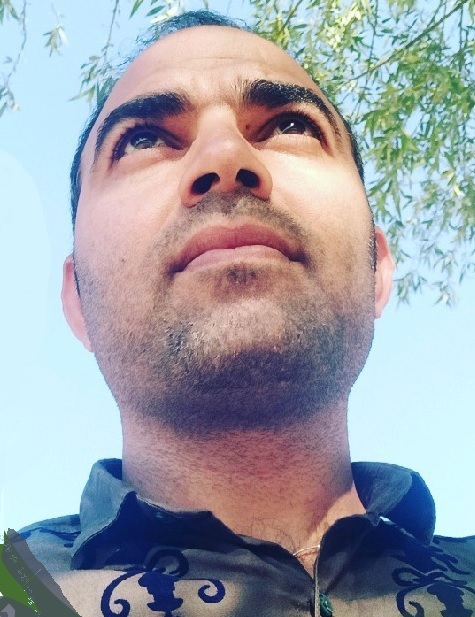
#> input picture images/Vehid.jpg, 475 x 617 px
$ python -i segmentation.py   (imports and definitions only)
#> lines starting #> are read from the running program, lines starting #| are printed output that depends on the picture; after the words box and inside, x2 and y2 are one past the last pixel; in counts of white or black regions, pixels touching at a corner belong together
#> further down, picture is the input picture: shape (617, 475, 3); mean B, G, R 168.7, 160.2, 157.4
import numpy as np
import cv2

def threshold_segmentation(image, threshold_value_1, threshold_value_2):
    grayscale = cv2.cvtColor(image, cv2.COLOR_BGR2GRAY)
    _, thresholded = cv2.threshold(grayscale, threshold_value_1, threshold_value_2, cv2.THRESH_BINARY)
    thresholded = np.where(thresholded > 0, 255, 0)
    return thresholded

def color_segmentation(image, lower_color, upper_color):
    hsv = cv2.cvtColor(image, cv2.COLOR_BGR2HSV)
    lower_color = np.array(lower_color, np.uint8)
    upper_color = np.array(upper_color, np.uint8)
    mask = cv2.inRange(hsv, lower_color, upper_color)
    segmented = cv2.bitwise_and(image, image, mask=mask)
    return segmented

def watershed_segmentation(image):
    grayscale = cv2.cvtColor(image, cv2.COLOR_BGR2GRAY)
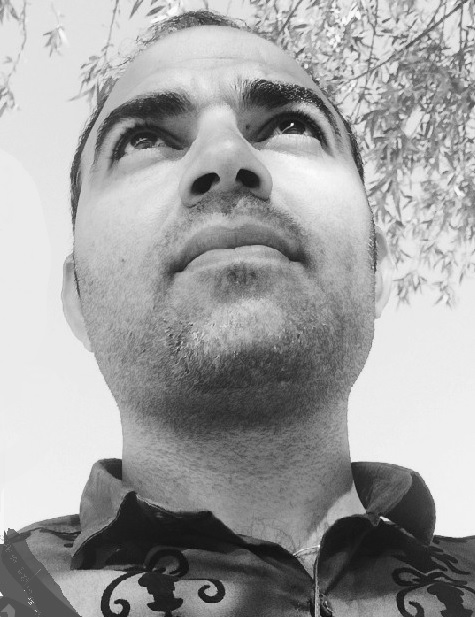
#> grayscale: shape (617, 475); min 13, max 253, mean 160.3
    _, thresholded = cv2.threshold(grayscale, 0, 255, cv2.THRESH_BINARY_INV + cv2.THRESH_OTSU)
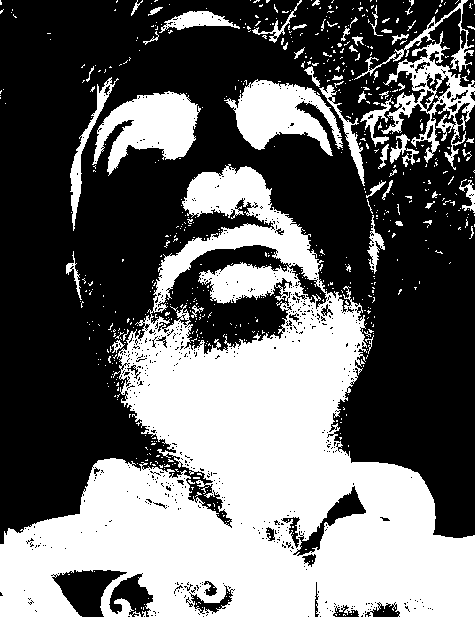
#> thresholded: shape (617, 475); 40.7% white; 658 white regions (603 under 20 px), largest, box (x1, y1, x2, y2) and area: (0, 164, 475, 617) 96969, (92, 91, 201, 176) 4957, (224, 79, 343, 156) 4705
    kernel = np.ones((3, 3), np.uint8)
    opening = cv2.morphologyEx(thresholded, cv2.MORPH_OPEN, kernel, iterations=2)
#> opening: shape (617, 475); 34.9% white; 55 white regions (2 under 20 px), largest, box (x1, y1, x2, y2) and area: (0, 298, 475, 617) 79837, (157, 167, 318, 289) 6920, (95, 93, 197, 171) 4708
    sure_bg = cv2.dilate(opening, kernel, iterations=3)
#> sure_bg: shape (617, 475); 42.6% white; 20 white regions, largest, box (x1, y1, x2, y2) and area: (0, 295, 475, 617) 90251, (154, 164, 321, 306) 12848, (227, 78, 367, 179) 7182
    dist_transform = cv2.distanceTransform(opening, cv2.DIST_L2, 5)
    _, sure_fg = cv2.threshold(dist_transform, 0.7 * dist_transform.max(), 255, 0)
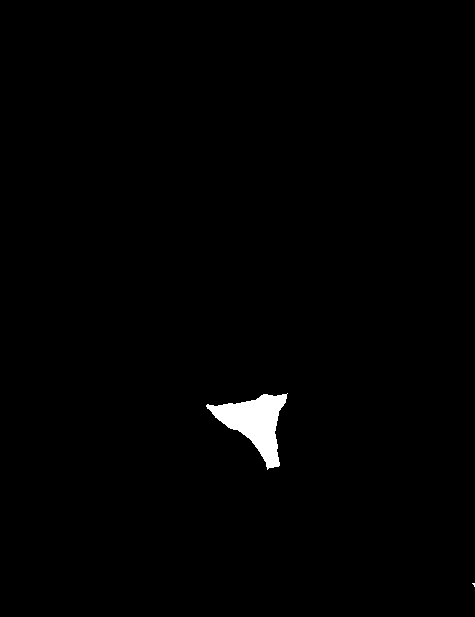
#> sure_fg: shape (617, 475) float32; 0.94% white; 2 white regions (1 under 20 px), largest, box (x1, y1, x2, y2) and area: (206, 393, 288, 470) 2748
    sure_fg = np.uint8(sure_fg)
    unknown = cv2.subtract(sure_bg, sure_fg)
#> unknown: shape (617, 475); 41.6% white; 20 white regions, largest, box (x1, y1, x2, y2) and area: (0, 295, 475, 617) 87496, (154, 164, 321, 306) 12848, (227, 78, 367, 179) 7182
    _, markers = cv2.connectedComponents(sure_fg)
#> markers: shape (617, 475) int32; 3 distinct labels, from 0 to 2
    markers += 1
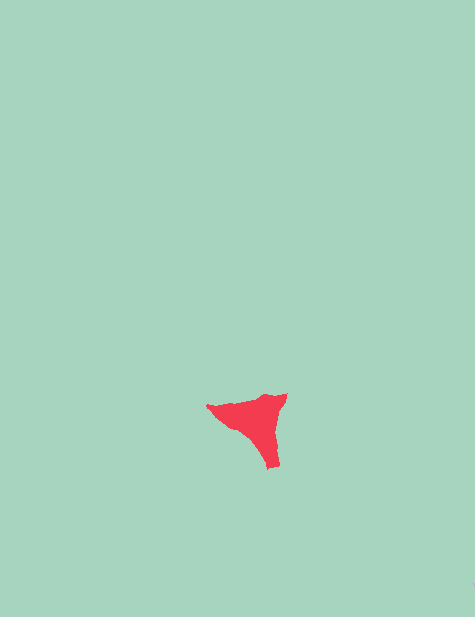
#> markers: shape (617, 475) int32; 3 distinct labels, from 1 to 3; one colour per label, 0 black
    markers[unknown == 255] = 0
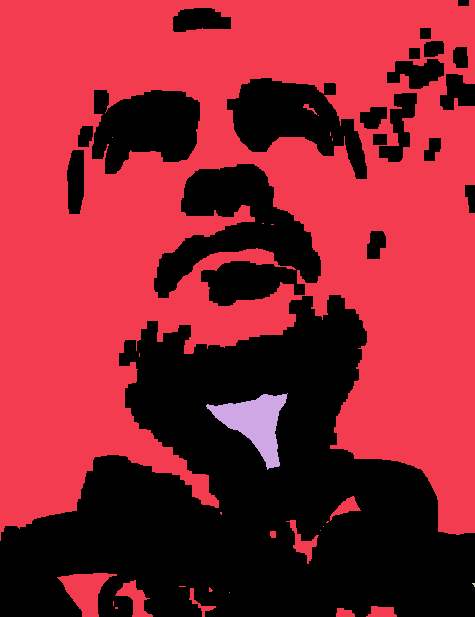
#> markers: shape (617, 475) int32; 4 distinct labels, from 0 to 3; one colour per label, 0 black
    segmented = cv2.watershed(image, markers)
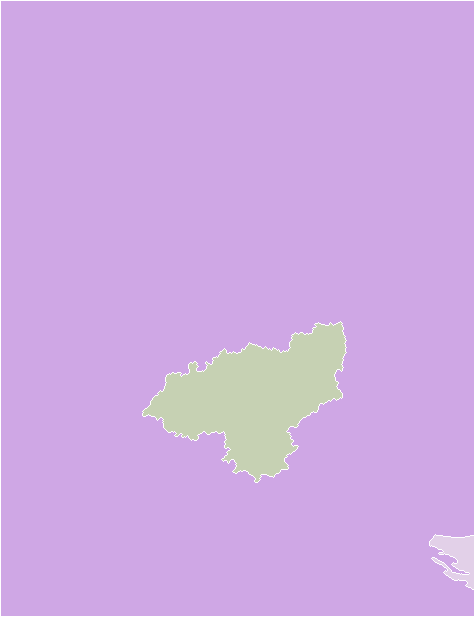
#> segmented: shape (617, 475) int32; 4 distinct labels, from -1 to 3; one colour per label, 0 black, -1 white
    image[markers == -1] = [0, 0, 255]
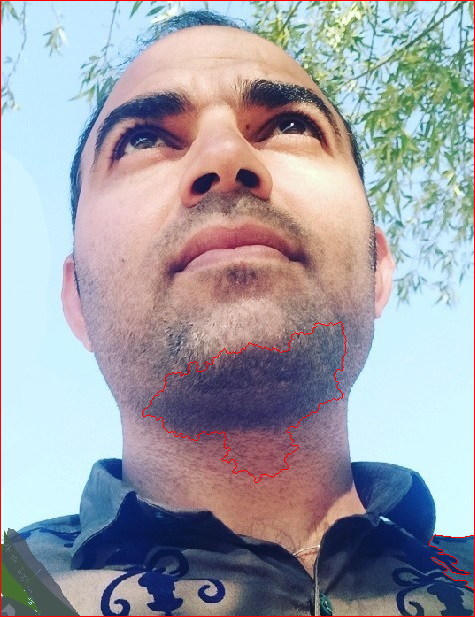
#> image: shape (617, 475, 3); 1.06% of pixels changed, all inside (x1, y1, x2, y2) = (0, 0, 475, 617)
    return segmented

def clustering_segmentation(image, num_clusters):
    reshaped = image.reshape(-1, 3)
    reshaped = np.float32(reshaped)
    criteria = (cv2.TERM_CRITERIA_EPS + cv2.TERM_CRITERIA_MAX_ITER, 100, 0.2)
    _, labels, centers = cv2.kmeans(reshaped, num_clusters, None, criteria, 10, cv2.KMEANS_RANDOM_CENTERS)
    centers = np.uint8(centers)
    segmented = centers[labels.flatten()]
    segmented = segmented.reshape(image.shape)
    return segmented

>>> import cv2
>>> picture = cv2.imread('../images/Vehid.jpg')
>>> result = watershed_segmentation(picture)

$ run again, on images/arad.jpg
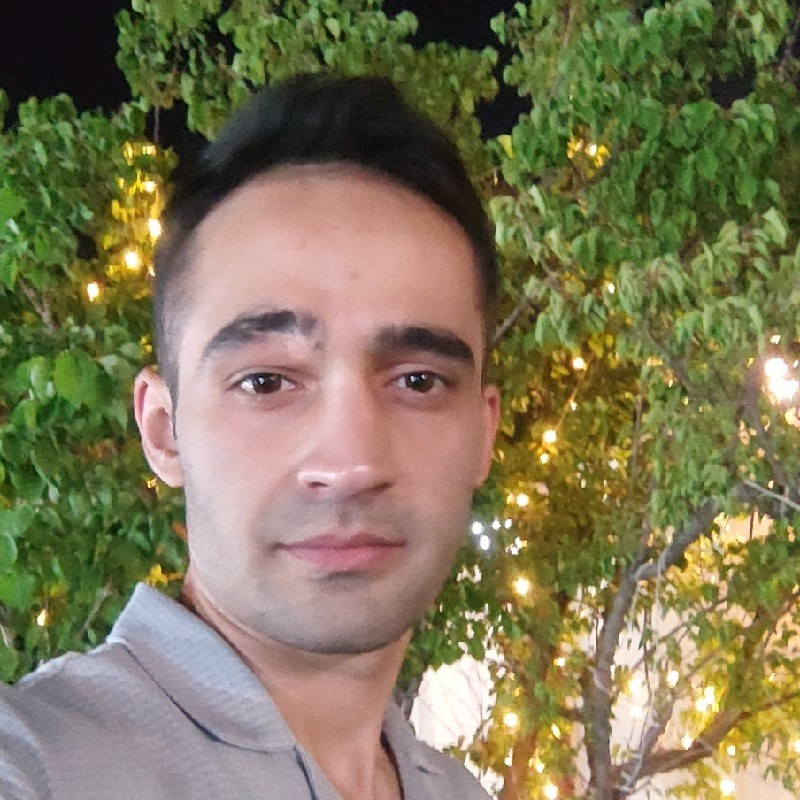
#> input picture images/arad.jpg, 800 x 800 px
#> picture is the input picture: shape (800, 800, 3); mean B, G, R 87.3, 119.5, 127.1
#> in watershed_segmentation, `_, thresholded = cv2.threshold(grayscale, 0, 255, cv2.THRESH_BINARY_IN..`:
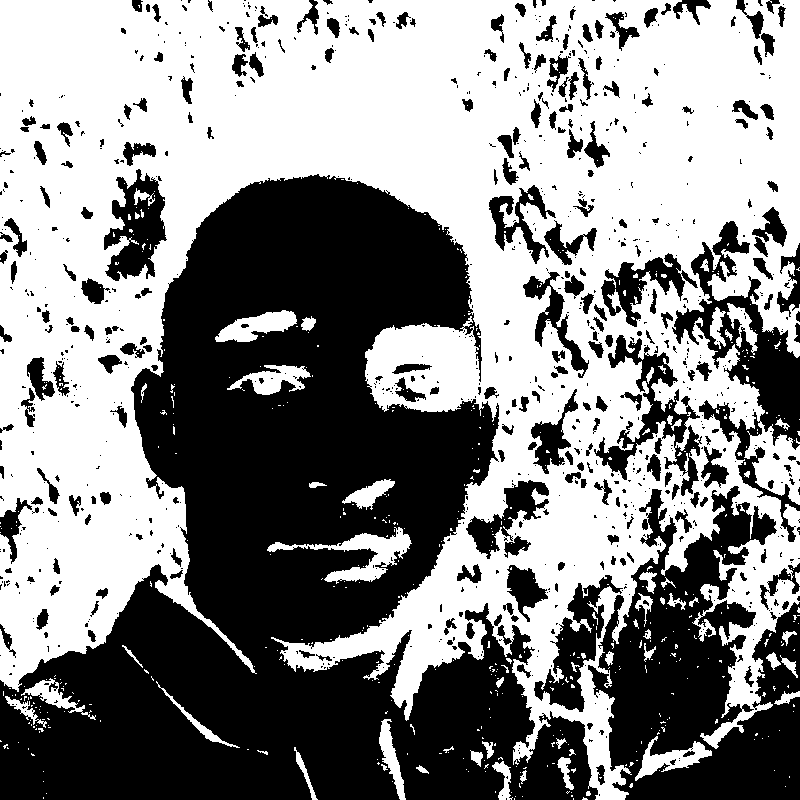
#> thresholded: shape (800, 800); 54% white; 904 black regions (641 under 20 px), largest, box (x1, y1, x2, y2) and area: (0, 174, 598, 800) 193770, (588, 486, 800, 800) 37898, (672, 221, 800, 542) 10989
#> opening: shape (800, 800); 50.9% white; 388 black regions (236 under 20 px), largest, box (x1, y1, x2, y2) and area: (0, 174, 600, 800) 202108, (534, 207, 800, 800) 73095, (104, 169, 167, 281) 4297
#> sure_bg: shape (800, 800); 62.4% white; 152 black regions (78 under 20 px), largest, box (x1, y1, x2, y2) and area: (0, 178, 594, 800) 181641, (538, 493, 800, 800) 36206, (677, 225, 800, 457) 6745
#> segmented: shape (800, 800) int32; 4 distinct labels, from -1 to 3
#> in watershed_segmentation, `image[markers == -1] = [0, 0, 255]`:
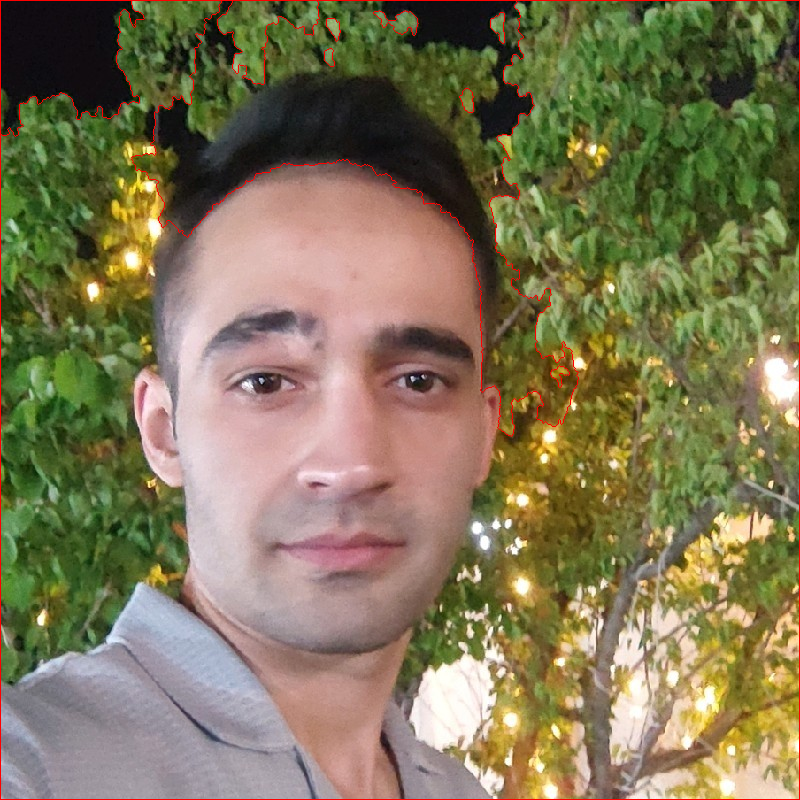
#> image: shape (800, 800, 3); 0.95% of pixels changed, all inside (x1, y1, x2, y2) = (0, 0, 800, 800)

$ run again, on images/family.jpg
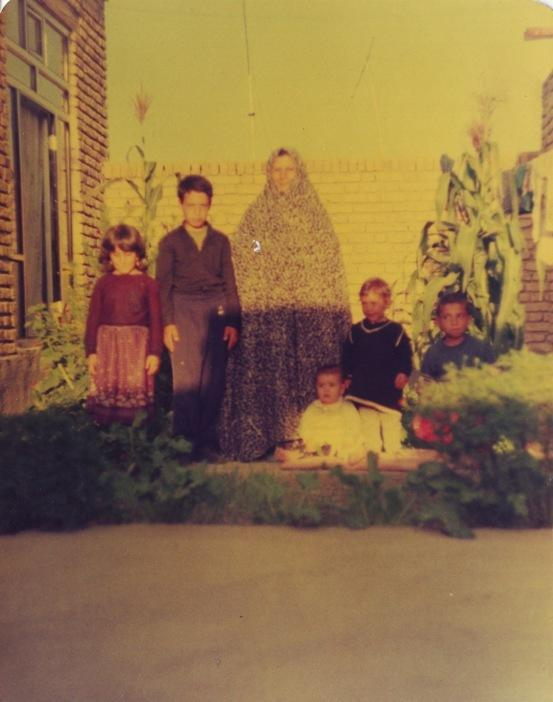
#> input picture images/family.jpg, 553 x 702 px
#> picture is the input picture: shape (702, 553, 3); mean B, G, R 73.1, 112.2, 142.6
#> in watershed_segmentation, `_, thresholded = cv2.threshold(grayscale, 0, 255, cv2.THRESH_BINARY_IN..`:
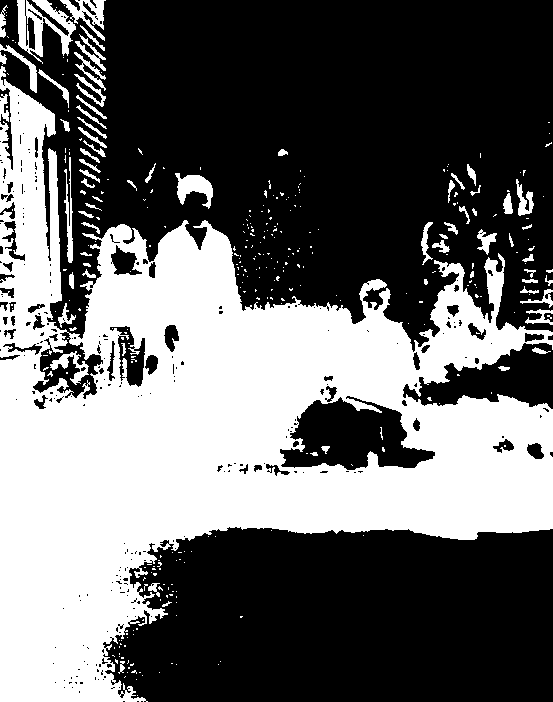
#> thresholded: shape (702, 553); 40.6% white; 342 white regions (273 under 20 px), largest, box (x1, y1, x2, y2) and area: (0, 66, 553, 702) 147252, (17, 0, 76, 64) 1587, (175, 173, 213, 209) 706
#> opening: shape (702, 553); 37.6% white; 61 white regions (1 under 20 px), largest, box (x1, y1, x2, y2) and area: (0, 221, 553, 702) 128995, (0, 83, 62, 348) 10220, (178, 175, 213, 201) 615
#> sure_bg: shape (702, 553); 43.8% white; 23 white regions, largest, box (x1, y1, x2, y2) and area: (0, 61, 553, 702) 161305, (14, 0, 86, 58) 2792, (175, 172, 216, 204) 1056
#> unknown: shape (702, 553); 43% white; 23 white regions, largest, box (x1, y1, x2, y2) and area: (0, 61, 553, 702) 158271, (14, 0, 86, 58) 2792, (175, 172, 216, 204) 1056
#> segmented: shape (702, 553) int32; 3 distinct labels, from -1 to 2
#> in watershed_segmentation, `image[markers == -1] = [0, 0, 255]`:
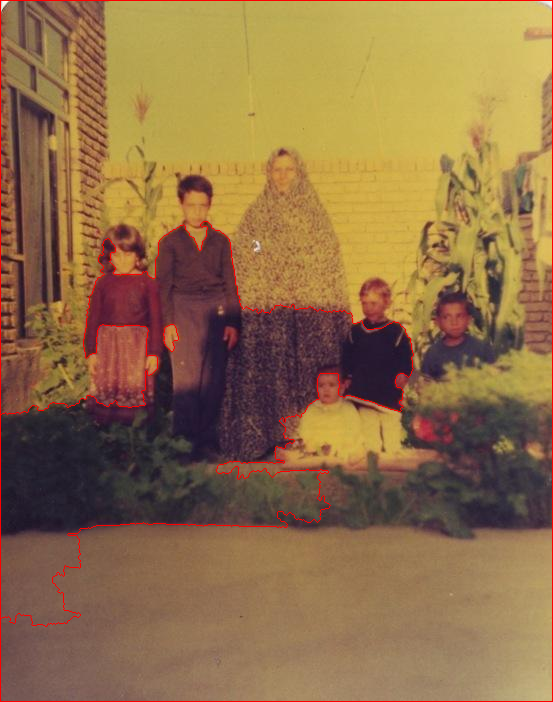
#> image: shape (702, 553, 3); 1.21% of pixels changed, all inside (x1, y1, x2, y2) = (0, 0, 553, 702)

$ run again, on images/family2.jpg
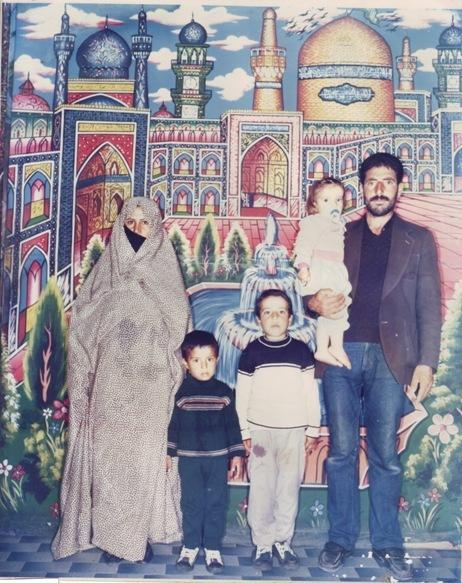
#> input picture images/family2.jpg, 462 x 583 px
#> picture is the input picture: shape (583, 462, 3); mean B, G, R 153, 141.8, 144.6
#> thresholded: shape (583, 462); 47.3% white; 1471 white regions (1364 under 20 px), largest, box (x1, y1, x2, y2) and area: (0, 3, 462, 583) 98227, (73, 143, 132, 301) 3892, (57, 109, 148, 272) 3546
#> opening: shape (583, 462); 37.1% white; 121 white regions, largest, box (x1, y1, x2, y2) and area: (0, 198, 461, 583) 66343, (0, 43, 62, 334) 4764, (63, 9, 175, 80) 3723
#> sure_bg: shape (583, 462); 52% white; 48 black regions (18 under 20 px), largest, box (x1, y1, x2, y2) and area: (12, 0, 462, 562) 111768, (230, 366, 325, 550) 10774, (12, 123, 59, 213) 1592
#> segmented: shape (583, 462) int32; 5 distinct labels, from -1 to 4
#> in watershed_segmentation, `image[markers == -1] = [0, 0, 255]`:
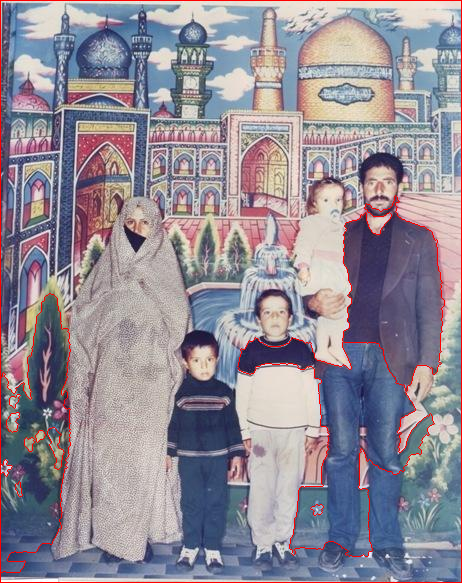
#> image: shape (583, 462, 3); 1.67% of pixels changed, all inside (x1, y1, x2, y2) = (0, 0, 462, 583)
